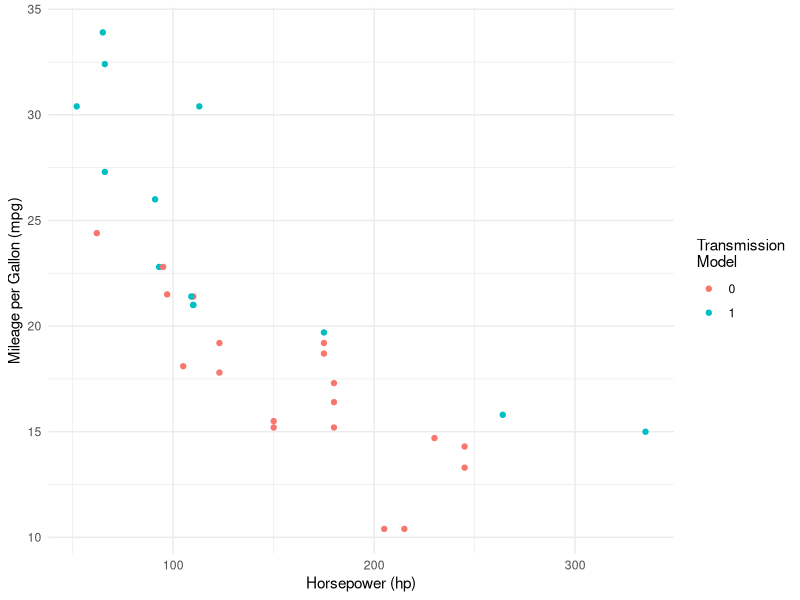
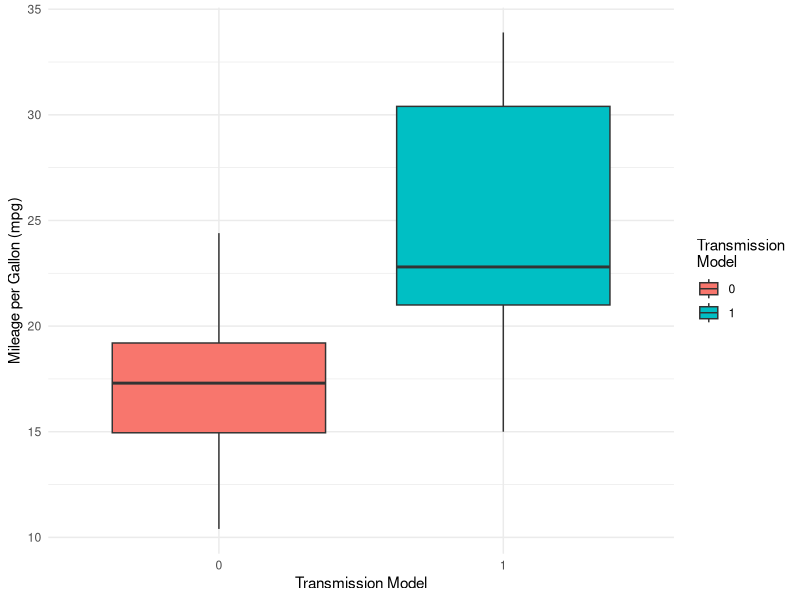
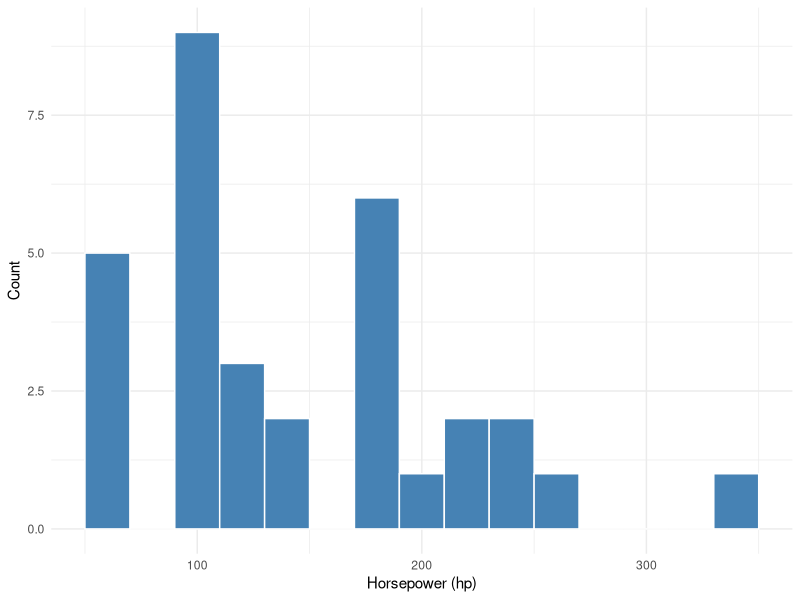
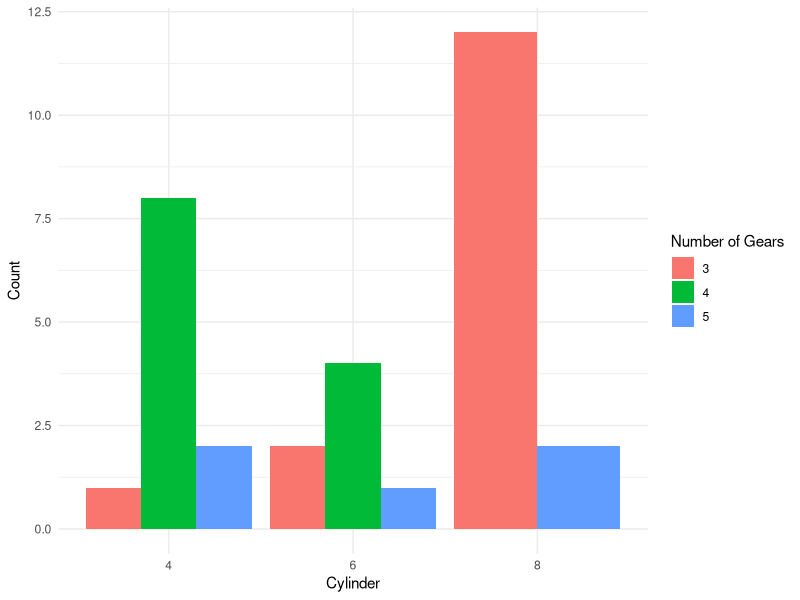
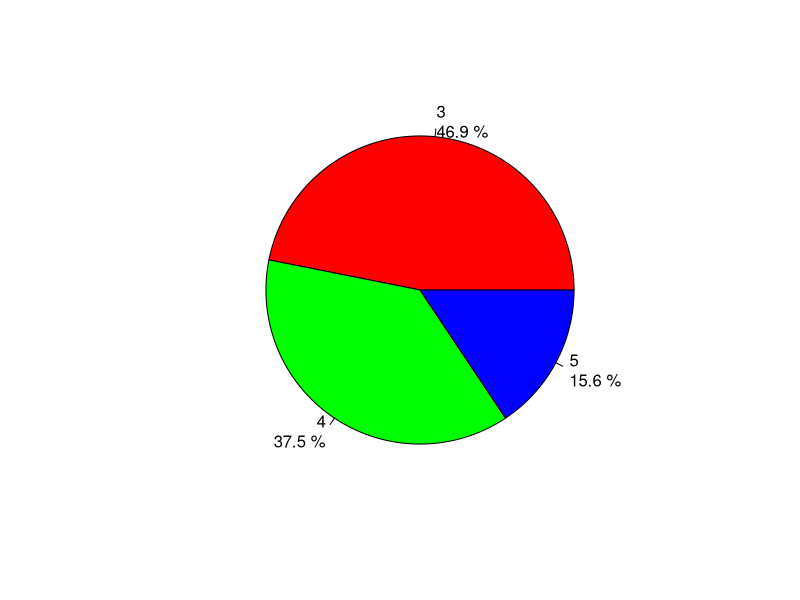

Reproduce these figures in R, in order.
data(mtcars)
library(ggplot2)

ggplot(mtcars, aes(x = hp, y = mpg, color = factor(am))) +
  geom_point() +
  labs(x = "Horsepower (hp)", y = "Mileage per Gallon (mpg)") +
  scale_color_discrete(name = "Transmission\nModel") +
  theme_minimal()
ggplot(mtcars, aes(x = factor(am), y = mpg, fill = factor(am))) +
  geom_boxplot() +
  labs(x = "Transmission Model", y = "Mileage per Gallon (mpg)") +
  scale_fill_discrete(name = "Transmission\nModel") +
  theme_minimal()
ggplot(mtcars, aes(x = hp)) +
  geom_histogram(binwidth = 20, fill = "steelblue", color = "white") +
  labs(x = "Horsepower (hp)", y = "Count") +
  theme_minimal()
library(dplyr)

mtcars %>%
  group_by(cyl, gear) %>%
  summarise(count = n()) %>%
  ggplot(aes(x = factor(cyl), y = count, fill = factor(gear))) +
  geom_bar(stat = "identity", position = "dodge") +
  labs(x = "Cylinder", y = "Count", fill = "Number of Gears") +
  theme_minimal()
gear_counts <- table(mtcars$gear)
labels <- paste(names(gear_counts), "\n", paste(round(prop.table(gear_counts) * 100, 1), "%"), sep = "")

pie(gear_counts, labels = labels, col = rainbow(length(gear_counts)))
